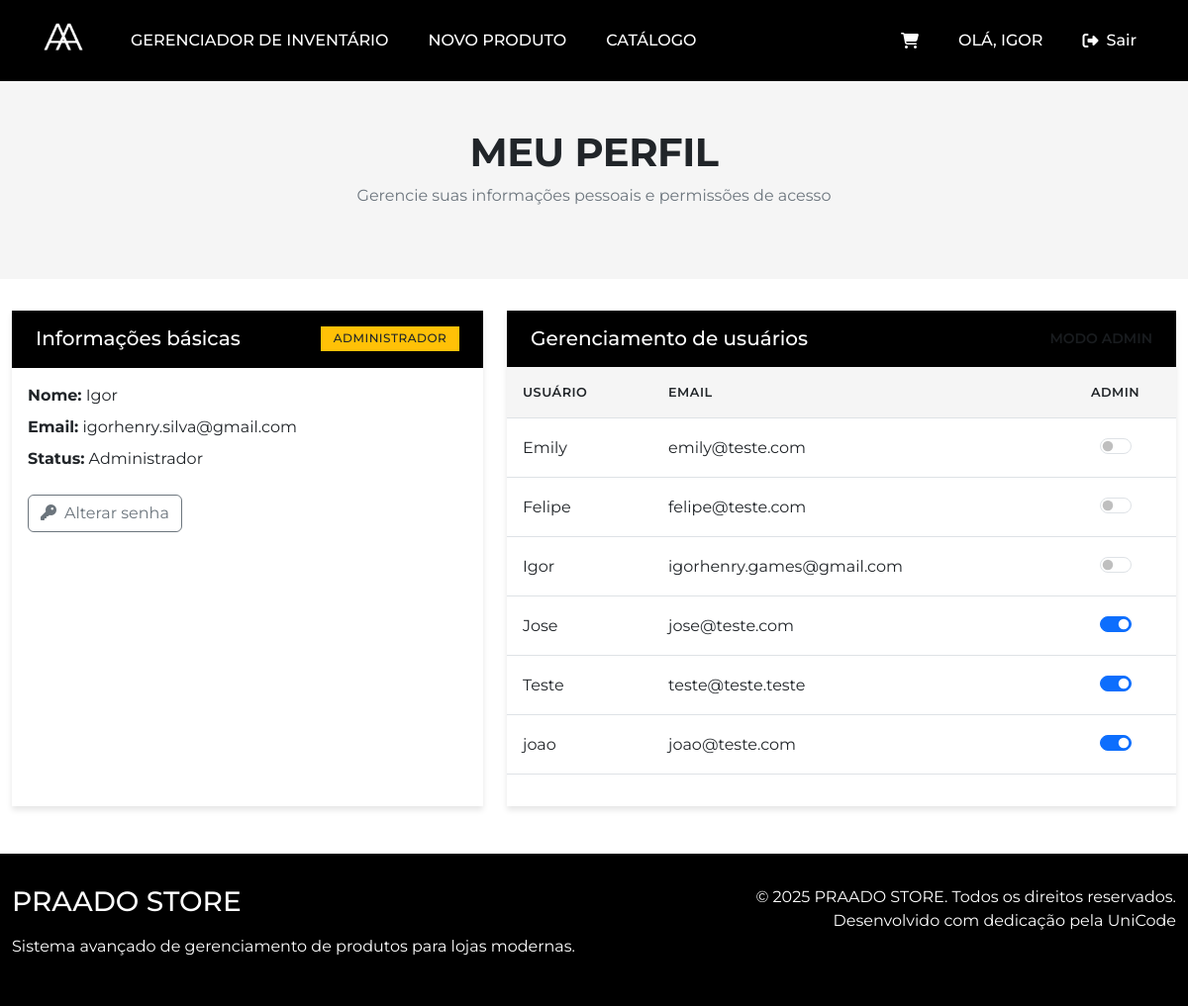
The page /perfil (signed in) on the database its author committed.
### tables this page shows
CREATE TABLE "contas" (
            id INTEGER PRIMARY KEY AUTOINCREMENT,
            email TEXT NOT NULL UNIQUE,
            password TEXT NOT NULL,
            nickname TEXT NOT NULL,
            is_admin BOOLEAN DEFAULT FALSE
        );

### app.py (the view)
@app.route('/perfil')
def perfil():
    if not session.get('is_logged'):
        flash('Faça login para acessar o seu perfil.', 'warning')
        return redirect(url_for('login'))
    usuario_id = session.get('user_id')
    conn = get_db_connection()
    conta = conn.execute('SELECT * FROM contas WHERE id = ?', (usuario_id,)).fetchone()
    if conta is None:
        conn.close()
        session.clear()
        flash('Conta não encontrada. Faça login novamente.', 'danger')
        return redirect(url_for('login'))
    usuarios = []
    if conta['is_admin']:
        usuarios = conn.execute(
            'SELECT id, email, nickname, is_admin FROM contas WHERE id != ? ORDER BY nickname',
            (usuario_id,)
        ).fetchall()
    conn.close()
    return render_template('perfil.html', conta=conta, usuarios=usuarios)

### app.py (called while the page is built)
def get_db_connection():
    conn = sqlite3.connect(DATABASE)
    conn.row_factory = sqlite3.Row  # Para acessar colunas pelo nome
    return conn

### templates/perfil.html (shortened to what this page needs)
{% extends 'base.html' %}
{% block content %}
<section class="page-header">
    <div class="container text-center">
        <h1 class="page-title">MEU PERFIL</h1>
        <p class="page-subtitle">Gerencie suas informações pessoais e permissões de acesso</p>
    </div>
</section>
<div class="container pb-5">
    <div class="row g-4">
        <div class="col-lg-5">
            <div class="card h-100">
                <div class="card-header d-flex justify-content-between align-items-center">
                    <h5 class="mb-0">Informações básicas</h5>
                    {% if conta['is_admin'] %}
                        <span class="badge bg-warning text-dark">Administrador</span>
                    {% else %}
                        <span class="badge bg-secondary">Cliente</span>
                    {% endif %}
                </div>
                <div class="card-body">
                    <p class="mb-2"><strong>Nome:</strong> {{ conta['nickname'] }}</p>
                    <p class="mb-2"><strong>Email:</strong> {{ conta['email'] }}</p>
                    <p class="mb-4"><strong>Status:</strong> {{ 'Administrador' if conta['is_admin'] else 'Cliente' }}</p>
                    <button class="btn btn-outline-secondary" data-bs-toggle="modal" data-bs-target="#alterarSenhaModal">
                        <i class="fas fa-key me-2"></i>Alterar senha
                    </button>
                </div>
            </div>
        </div>
        {% if conta['is_admin'] %}
        <div class="col-lg-7">
            <div class="card h-100">
                <div class="card-header d-flex justify-content-between align-items-center">
                    <h5 class="mb-0">Gerenciamento de usuários</h5>
                    <span class="text-uppercase small text-muted">Modo Admin</span>
                </div>
                <div class="card-body p-0">
                    {% if usuarios %}
                        <div class="table-responsive">
                            <table class="table mb-0">
                                <thead>
                                    <tr>
                                        <th>Usuário</th>
                                        <th>Email</th>
                                        <th class="text-center">Admin</th>
                                    </tr>
                                </thead>
                                <tbody>
                                {% for usuario in usuarios %}
                                    <tr data-usuario-id="{{ usuario['id'] }}">
                                        <td>{{ usuario['nickname'] }}</td>
                                        <td>{{ usuario['email'] }}</td>
                                        <td class="text-center">
                                            <form method="post" action="{{ url_for('toggle_admin', user_id=usuario['id']) }}" class="form-toggle-admin">
                                                <div class="form-check form-switch d-inline-flex justify-content-center">
                                                    <input class="form-check-input" type="checkbox" role="switch" {% if usuario['is_admin'] %}checked{% endif %}>
                                                </div>
                                            </form>
                                        </td>
                                    </tr>
                                {% endfor %}
                                </tbody>
                            </table>
                        </div>
                    {% else %}
                        <div class="p-4">
                            <p class="mb-0 text-muted">Ainda não existem outros usuários para gerenciar.</p>
                        </div>
                    {% endif %}
                </div>
            </div>
        </div>
        {% endif %}
    </div>
</div>
{% endblock %}

### templates/base.html (style rules this page uses)
:root { --primary-color: #000000; --secondary-color: #ffffff; --accent-color: #f5f5f5; --text-color: #212529; --muted-color: #6c757d; --border-color: #dee2e6; }
body { font-family: 'Montserrat', sans-serif; background-color: var(--secondary-color); color: var(--text-color); display: flex; flex-direction: column; min-height: 100vh; }
.page-header { padding: 3rem 0; background-color: var(--accent-color); margin-bottom: 2rem; }
.page-title { font-weight: 700; margin-bottom: 0.5rem; letter-spacing: -0.5px; }
.page-subtitle { font-weight: 400; color: var(--muted-color); margin-bottom: 1.5rem; }
.card { border: none; border-radius: 0; box-shadow: 0 4px 6px rgba(0, 0, 0, 0.1); margin-bottom: 2rem; }
.card-header { background-color: var(--primary-color); color: var(--secondary-color); font-weight: 600; padding: 1rem 1.5rem; border-radius: 0 !important; }
.table { border-collapse: separate; border-spacing: 0; }
.table th { font-weight: 600; text-transform: uppercase; font-size: 0.8rem; letter-spacing: 0.5px; padding: 1rem; background-color: var(--accent-color); }
.table td { padding: 1rem; vertical-align: middle; }
.badge { border-radius: 0; padding: 0.4rem 0.8rem; font-weight: 500; font-size: 0.75rem; text-transform: uppercase; letter-spacing: 0.5px; }
.container { max-width: 1260px; }

### rows shown on the page
contas: nickname "Igor", email "igorhenry.silva@gmail.com", is_admin "Administrador"
contas: nickname "Emily", email "emily@teste.com"
contas: nickname "Felipe", email "felipe@teste.com"
contas: nickname "Igor", email "igorhenry.games@gmail.com"
contas: nickname "Jose", email "jose@teste.com", is_admin "☑"
contas: nickname "Teste", email "teste@teste.teste", is_admin "☑"
contas: nickname "joao", email "joao@teste.com", is_admin "☑"

### other values the page prints
{{ session.get('nickname', 'Cliente') }} "IGOR"
